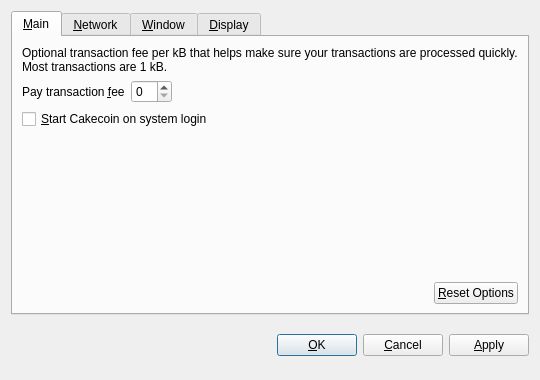
<?xml version="1.0" encoding="UTF-8"?>
<ui version="4.0">
 <class>OptionsDialog</class>
 <widget class="QDialog" name="OptionsDialog">
  <property name="geometry">
   <rect>
    <x>0</x>
    <y>0</y>
    <width>540</width>
    <height>380</height>
   </rect>
  </property>
  <property name="windowTitle">
   <string>Options</string>
  </property>
  <property name="modal">
   <bool>true</bool>
  </property>
  <layout class="QVBoxLayout" name="verticalLayout">
   <item>
    <widget class="QTabWidget" name="tabWidget">
     <property name="tabPosition">
      <enum>QTabWidget::North</enum>
     </property>
     <property name="currentIndex">
      <number>0</number>
     </property>
     <widget class="QWidget" name="tabMain">
      <attribute name="title">
       <string>&amp;Main</string>
      </attribute>
      <layout class="QVBoxLayout" name="verticalLayout_Main">
       <item>
        <widget class="QLabel" name="transactionFeeInfoLabel">
         <property name="text">
          <string>Optional transaction fee per kB that helps make sure your transactions are processed quickly. Most transactions are 1 kB.</string>
         </property>
         <property name="textFormat">
          <enum>Qt::PlainText</enum>
         </property>
         <property name="wordWrap">
          <bool>true</bool>
         </property>
        </widget>
       </item>
       <item>
        <layout class="QHBoxLayout" name="horizontalLayout_1_Main">
         <item>
          <widget class="QLabel" name="transactionFeeLabel">
           <property name="text">
            <string>Pay transaction &amp;fee</string>
           </property>
           <property name="textFormat">
            <enum>Qt::PlainText</enum>
           </property>
           <property name="buddy">
            <cstring>transactionFee</cstring>
           </property>
          </widget>
         </item>
         <item>
          <widget class="BitcoinAmountField" name="transactionFee"/>
         </item>
         <item>
          <spacer name="horizontalSpacer_1_Main">
           <property name="orientation">
            <enum>Qt::Horizontal</enum>
           </property>
           <property name="sizeHint" stdset="0">
            <size>
             <width>40</width>
             <height>20</height>
            </size>
           </property>
          </spacer>
         </item>
        </layout>
       </item>
       <item>
        <widget class="QCheckBox" name="bitcoinAtStartup">
         <property name="toolTip">
          <string>Automatically start Cakecoin after logging in to the system.</string>
         </property>
         <property name="text">
          <string>&amp;Start Cakecoin on system login</string>
         </property>
        </widget>
       </item>
       <item>
        <spacer name="verticalSpacer_Main">
         <property name="orientation">
          <enum>Qt::Vertical</enum>
         </property>
         <property name="sizeHint" stdset="0">
          <size>
           <width>20</width>
           <height>40</height>
          </size>
         </property>
        </spacer>
       </item>
       <item>
        <layout class="QHBoxLayout" name="horizontalLayout_2_Main">
         <item>
          <spacer name="horizontalSpacer_2_Main">
           <property name="orientation">
            <enum>Qt::Horizontal</enum>
           </property>
           <property name="sizeHint" stdset="0">
            <size>
             <width>40</width>
             <height>20</height>
            </size>
           </property>
          </spacer>
         </item>
         <item>
          <widget class="QPushButton" name="resetButton">
           <property name="toolTip">
            <string>Reset all client options to default.</string>
           </property>
           <property name="text">
            <string>&amp;Reset Options</string>
           </property>
           <property name="autoDefault">
            <bool>false</bool>
           </property>
          </widget>
         </item>
        </layout>
       </item>
      </layout>
     </widget>
     <widget class="QWidget" name="tabNetwork">
      <attribute name="title">
       <string>&amp;Network</string>
      </attribute>
      <layout class="QVBoxLayout" name="verticalLayout_Network">
       <item>
        <widget class="QCheckBox" name="mapPortUpnp">
         <property name="toolTip">
          <string>Automatically open the Cakecoin client port on the router. This only works when your router supports UPnP and it is enabled.</string>
         </property>
         <property name="text">
          <string>Map port using &amp;UPnP</string>
         </property>
        </widget>
       </item>
       <item>
        <widget class="QCheckBox" name="connectSocks">
         <property name="toolTip">
          <string>Connect to the Cakecoin network through a SOCKS proxy (e.g. when connecting through Tor).</string>
         </property>
         <property name="text">
          <string>&amp;Connect through SOCKS proxy:</string>
         </property>
        </widget>
       </item>
       <item>
        <layout class="QHBoxLayout" name="horizontalLayout_Network">
         <item>
          <widget class="QLabel" name="proxyIpLabel">
           <property name="text">
            <string>Proxy &amp;IP:</string>
           </property>
           <property name="textFormat">
            <enum>Qt::PlainText</enum>
           </property>
           <property name="buddy">
            <cstring>proxyIp</cstring>
           </property>
          </widget>
         </item>
         <item>
          <widget class="QValidatedLineEdit" name="proxyIp">
           <property name="maximumSize">
            <size>
             <width>140</width>
             <height>16777215</height>
            </size>
           </property>
           <property name="toolTip">
            <string>IP address of the proxy (e.g. 127.0.0.1)</string>
           </property>
          </widget>
         </item>
         <item>
          <widget class="QLabel" name="proxyPortLabel">
           <property name="text">
            <string>&amp;Port:</string>
           </property>
           <property name="textFormat">
            <enum>Qt::PlainText</enum>
           </property>
           <property name="buddy">
            <cstring>proxyPort</cstring>
           </property>
          </widget>
         </item>
         <item>
          <widget class="QLineEdit" name="proxyPort">
           <property name="maximumSize">
            <size>
             <width>55</width>
             <height>16777215</height>
            </size>
           </property>
           <property name="toolTip">
            <string>Port of the proxy (e.g. 9050)</string>
           </property>
          </widget>
         </item>
         <item>
          <widget class="QLabel" name="socksVersionLabel">
           <property name="text">
            <string>SOCKS &amp;Version:</string>
           </property>
           <property name="textFormat">
            <enum>Qt::PlainText</enum>
           </property>
           <property name="buddy">
            <cstring>socksVersion</cstring>
           </property>
          </widget>
         </item>
         <item>
          <widget class="QValueComboBox" name="socksVersion">
           <property name="toolTip">
            <string>SOCKS version of the proxy (e.g. 5)</string>
           </property>
          </widget>
         </item>
         <item>
          <spacer name="horizontalSpacer_Network">
           <property name="orientation">
            <enum>Qt::Horizontal</enum>
           </property>
           <property name="sizeHint" stdset="0">
            <size>
             <width>40</width>
             <height>20</height>
            </size>
           </property>
          </spacer>
         </item>
        </layout>
       </item>
       <item>
        <spacer name="verticalSpacer_Network">
         <property name="orientation">
          <enum>Qt::Vertical</enum>
         </property>
         <property name="sizeHint" stdset="0">
          <size>
           <width>20</width>
           <height>40</height>
          </size>
         </property>
        </spacer>
       </item>
      </layout>
     </widget>
     <widget class="QWidget" name="tabWindow">
      <attribute name="title">
       <string>&amp;Window</string>
      </attribute>
      <layout class="QVBoxLayout" name="verticalLayout_Window">
       <item>
        <widget class="QCheckBox" name="minimizeToTray">
         <property name="toolTip">
          <string>Show only a tray icon after minimizing the window.</string>
         </property>
         <property name="text">
          <string>&amp;Minimize to the tray instead of the taskbar</string>
         </property>
        </widget>
       </item>
       <item>
        <widget class="QCheckBox" name="minimizeOnClose">
         <property name="toolTip">
          <string>Minimize instead of exit the application when the window is closed. When this option is enabled, the application will be closed only after selecting Quit in the menu.</string>
         </property>
         <property name="text">
          <string>M&amp;inimize on close</string>
         </property>
        </widget>
       </item>
       <item>
        <spacer name="verticalSpacer_Window">
         <property name="orientation">
          <enum>Qt::Vertical</enum>
         </property>
         <property name="sizeHint" stdset="0">
          <size>
           <width>20</width>
           <height>40</height>
          </size>
         </property>
        </spacer>
       </item>
      </layout>
     </widget>
     <widget class="QWidget" name="tabDisplay">
      <attribute name="title">
       <string>&amp;Display</string>
      </attribute>
      <layout class="QVBoxLayout" name="verticalLayout_Display">
       <item>
        <layout class="QHBoxLayout" name="horizontalLayout_1_Display">
         <item>
          <widget class="QLabel" name="langLabel">
           <property name="text">
            <string>User Interface &amp;language:</string>
           </property>
           <property name="textFormat">
            <enum>Qt::PlainText</enum>
           </property>
           <property name="buddy">
            <cstring>lang</cstring>
           </property>
          </widget>
         </item>
         <item>
          <widget class="QValueComboBox" name="lang">
           <property name="toolTip">
            <string>The user interface language can be set here. This setting will take effect after restarting Cakecoin.</string>
           </property>
          </widget>
         </item>
        </layout>
       </item>
       <item>
        <layout class="QHBoxLayout" name="horizontalLayout_2_Display">
         <item>
          <widget class="QLabel" name="unitLabel">
           <property name="text">
            <string>&amp;Unit to show amounts in:</string>
           </property>
           <property name="textFormat">
            <enum>Qt::PlainText</enum>
           </property>
           <property name="buddy">
            <cstring>unit</cstring>
           </property>
          </widget>
         </item>
         <item>
          <widget class="QValueComboBox" name="unit">
           <property name="toolTip">
            <string>Choose the default subdivision unit to show in the interface and when sending coins.</string>
           </property>
          </widget>
         </item>
        </layout>
       </item>
       <item>
        <widget class="QCheckBox" name="displayAddresses">
         <property name="toolTip">
          <string>Whether to show Cakecoin addresses in the transaction list or not.</string>
         </property>
         <property name="text">
          <string>&amp;Display addresses in transaction list</string>
         </property>
        </widget>
       </item>
       <item>
        <widget class="QCheckBox" name="coinControlFeatures">
         <property name="toolTip">
          <string>Whether to show coin control features or not.</string>
         </property>
         <property name="text">
          <string>Display coin &amp;control features (experts only!)</string>
         </property>
        </widget>
       </item>
       <item>
        <spacer name="verticalSpacer_Display">
         <property name="orientation">
          <enum>Qt::Vertical</enum>
         </property>
         <property name="sizeHint" stdset="0">
          <size>
           <width>20</width>
           <height>40</height>
          </size>
         </property>
        </spacer>
       </item>
      </layout>
     </widget>
    </widget>
   </item>
   <item>
    <layout class="QHBoxLayout" name="horizontalLayout_Buttons">
     <item>
      <spacer name="horizontalSpacer_1">
       <property name="orientation">
        <enum>Qt::Horizontal</enum>
       </property>
       <property name="sizeHint" stdset="0">
        <size>
         <width>40</width>
         <height>48</height>
        </size>
       </property>
      </spacer>
     </item>
     <item>
      <widget class="QLabel" name="statusLabel">
       <property name="font">
        <font>
         <weight>75</weight>
         <bold>true</bold>
        </font>
       </property>
       <property name="text">
        <string/>
       </property>
       <property name="textFormat">
        <enum>Qt::PlainText</enum>
       </property>
       <property name="wordWrap">
        <bool>true</bool>
       </property>
      </widget>
     </item>
     <item>
      <spacer name="horizontalSpacer_2">
       <property name="orientation">
        <enum>Qt::Horizontal</enum>
       </property>
       <property name="sizeHint" stdset="0">
        <size>
         <width>40</width>
         <height>48</height>
        </size>
       </property>
      </spacer>
     </item>
     <item>
      <widget class="QPushButton" name="okButton">
       <property name="text">
        <string>&amp;OK</string>
       </property>
      </widget>
     </item>
     <item>
      <widget class="QPushButton" name="cancelButton">
       <property name="text">
        <string>&amp;Cancel</string>
       </property>
       <property name="autoDefault">
        <bool>false</bool>
       </property>
      </widget>
     </item>
     <item>
      <widget class="QPushButton" name="applyButton">
       <property name="text">
        <string>&amp;Apply</string>
       </property>
       <property name="autoDefault">
        <bool>false</bool>
       </property>
      </widget>
     </item>
    </layout>
   </item>
  </layout>
 </widget>
 <customwidgets>
  <customwidget>
   <class>BitcoinAmountField</class>
   <extends>QSpinBox</extends>
   <header>bitcoinamountfield.h</header>
  </customwidget>
  <customwidget>
   <class>QValueComboBox</class>
   <extends>QComboBox</extends>
   <header>qvaluecombobox.h</header>
  </customwidget>
  <customwidget>
   <class>QValidatedLineEdit</class>
   <extends>QLineEdit</extends>
   <header>qvalidatedlineedit.h</header>
  </customwidget>
 </customwidgets>
 <resources/>
 <connections/>
</ui>
